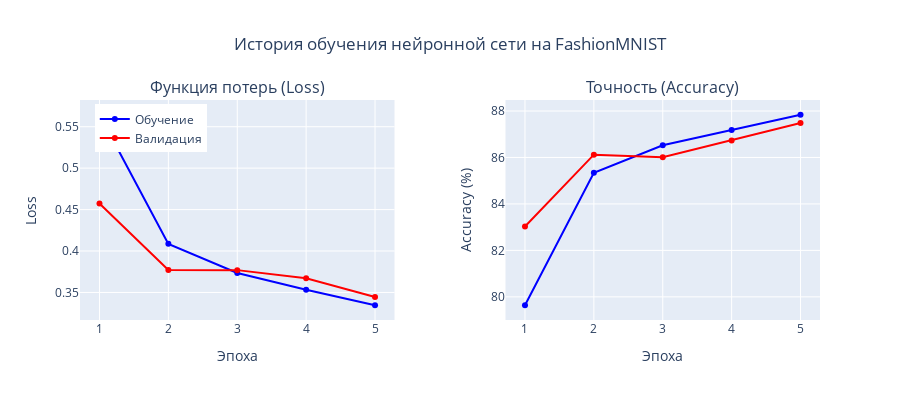

Notebook source saved alongside this figure:
### Code cell
# Визуализация процесса обучения
def plot_training_history(history):
    """
    Визуализация истории обучения модели.
    
    Parameters
    ----------
    history : dict
        Словарь с историей обучения
    """
    epochs = list(range(1, len(history['train_loss']) + 1))
    
    # Создание подграфиков
    fig = make_subplots(
        rows=1, cols=2,
        subplot_titles=['Функция потерь (Loss)', 'Точность (Accuracy)'],
        horizontal_spacing=0.15
    )
    
    # График функции потерь
    fig.add_trace(
        go.Scatter(
            x=epochs, 
            y=history['train_loss'],
            mode='lines+markers',
            name='Обучение',
            line=dict(color='blue', width=2),
            marker=dict(size=6)
        ),
        row=1, col=1
    )
    
    fig.add_trace(
        go.Scatter(
            x=epochs, 
            y=history['test_loss'],
            mode='lines+markers',
            name='Валидация',
            line=dict(color='red', width=2),
            marker=dict(size=6)
        ),
        row=1, col=1
    )
    
    # График точности
    fig.add_trace(
        go.Scatter(
            x=epochs, 
            y=history['train_acc'],
            mode='lines+markers',
            name='Обучение',
            line=dict(color='blue', width=2),
            marker=dict(size=6),
            showlegend=False
        ),
        row=1, col=2
    )
    
    fig.add_trace(
        go.Scatter(
            x=epochs, 
            y=history['test_acc'],
            mode='lines+markers',
            name='Валидация',
            line=dict(color='red', width=2),
            marker=dict(size=6),
            showlegend=False
        ),
        row=1, col=2
    )
    
    # Настройка осей
    fig.update_xaxes(title_text="Эпоха", row=1, col=1)
    fig.update_yaxes(title_text="Loss", row=1, col=1)
    fig.update_xaxes(title_text="Эпоха", row=1, col=2)
    fig.update_yaxes(title_text="Accuracy (%)", row=1, col=2)
    
    fig.update_layout(
        title_text="История обучения нейронной сети на FashionMNIST",
        title_x=0.5,
        height=400,
        legend=dict(x=0.02, y=0.98)
    )
    
    fig.show()

# Построение графиков
plot_training_history(history)

# Выводим финальные результаты
final_train_acc = history['train_acc'][-1]
final_test_acc = history['test_acc'][-1]
final_train_loss = history['train_loss'][-1]
final_test_loss = history['test_loss'][-1]

print("ФИНАЛЬНЫЕ РЕЗУЛЬТАТЫ:")
print("=" * 40)
print(f"Точность на обучающей выборке: {final_train_acc:.2f}%")
print(f"Точность на тестовой выборке:  {final_test_acc:.2f}%")
print(f"Потери на обучающей выборке:  {final_train_loss:.4f}")
print(f"Потери на тестовой выборке:   {final_test_loss:.4f}")
print("=" * 40)

### Figure 1 — Plotly figure (JSON) as saved in the notebook; plotly's stock layout.template omitted (floating-point values rounded to 4 significant figures)
{"data": [{"line": {"color": "blue", "width": 2}, "marker": {"size": 6}, "mode": "lines+markers", "name": "Обучение", "type": "scatter", "x": [1, 2, 3, 4, 5], "xaxis": "x", "y": [0.5644, 0.4086, 0.3735, 0.3534, 0.3346], "yaxis": "y"}, {"line": {"color": "red", "width": 2}, "marker": {"size": 6}, "mode": "lines+markers", "name": "Валидация", "type": "scatter", "x": [1, 2, 3, 4, 5], "xaxis": "x", "y": [0.4574, 0.3771, 0.3769, 0.3671, 0.3446], "yaxis": "y"}, {"line": {"color": "blue", "width": 2}, "marker": {"size": 6}, "mode": "lines+markers", "name": "Обучение", "showlegend": false, "type": "scatter", "x": [1, 2, 3, 4, 5], "xaxis": "x2", "y": [79.64, 85.34, 86.53, 87.18, 87.84], "yaxis": "y2"}, {"line": {"color": "red", "width": 2}, "marker": {"size": 6}, "mode": "lines+markers", "name": "Валидация", "showlegend": false, "type": "scatter", "x": [1, 2, 3, 4, 5], "xaxis": "x2", "y": [83.03, 86.12, 86.01, 86.73, 87.48], "yaxis": "y2"}], "layout": {"annotations": [{"font": {"size": 16}, "showarrow": false, "text": "Функция потерь (Loss)", "x": 0.2125, "xanchor": "center", "xref": "paper", "y": 1, "yanchor": "bottom", "yref": "paper"}, {"font": {"size": 16}, "showarrow": false, "text": "Точность (Accuracy)", "x": 0.7875, "xanchor": "center", "xref": "paper", "y": 1, "yanchor": "bottom", "yref": "paper"}], "height": 400, "legend": {"x": 0.02, "y": 0.98}, "title": {"text": "История обучения нейронной сети на FashionMNIST", "x": 0.5}, "xaxis": {"anchor": "y", "domain": [0, 0.425], "title": {"text": "Эпоха"}}, "xaxis2": {"anchor": "y2", "domain": [0.575, 1], "title": {"text": "Эпоха"}}, "yaxis": {"anchor": "x", "domain": [0, 1], "title": {"text": "Loss"}}, "yaxis2": {"anchor": "x2", "domain": [0, 1], "title": {"text": "Accuracy (%)"}}}}
